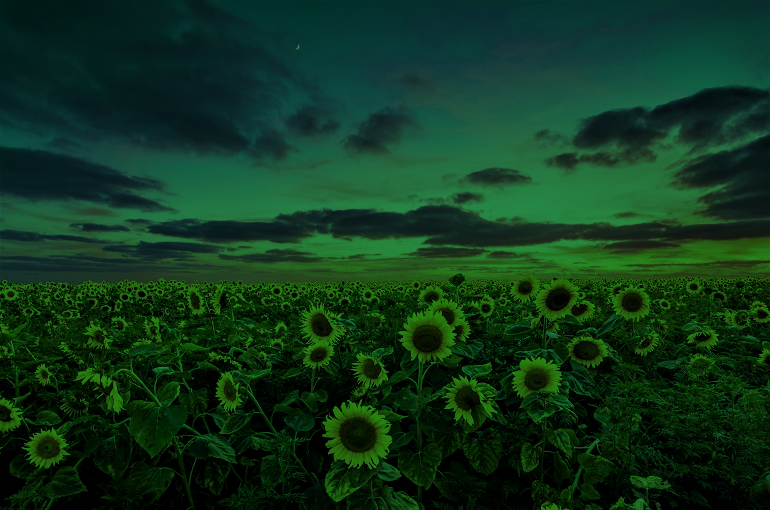
#> input picture Day5/Tutorial5/SunflowerFilter.png, 770 x 510 px
$ python D5Q3.py
#> lines starting #> are read from the running program, lines starting #| are printed output that depends on the picture
#--------------------------------------------------------------------
# Title: D5Q3.py
# Author: Kate McAlpine
# Email: kate.mcalpine@newcastle.edu.au
# Created: 16th February, 2024
# Found in: Day 5 Lecture Slides
#--------------------------------------------------------------------

import matplotlib.pyplot as plt

a = plt.imread('SunflowerFilter.png')
#> a is the input picture: shape (510, 770, 4) float32; mean R, G, B, A 0.0605, 0.21, 0.11, 1

plt.imshow(a)
plt.show()

r = a[:, :, 0]
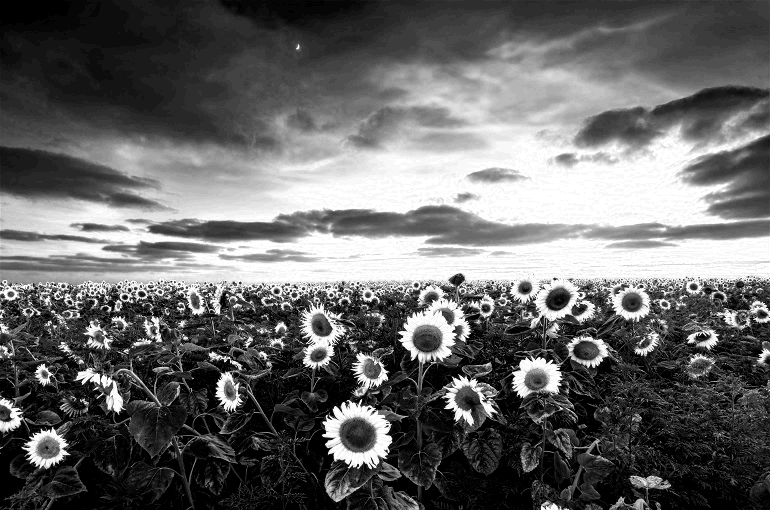
#> r: shape (510, 770) float32; min 0, max 0.149, mean 0.0606; drawn with min black and max white
g = a[:, :, 1]
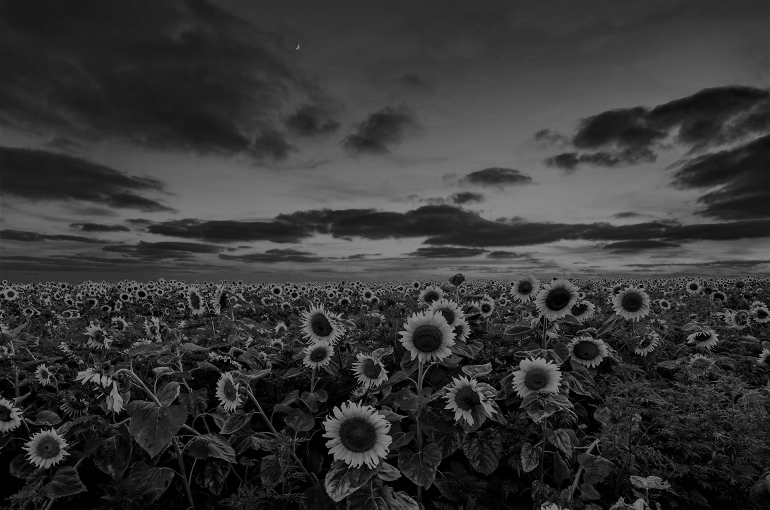
#> g: shape (510, 770) float32; min 0, max 0.549, mean 0.21
b = a[:, :, 2]
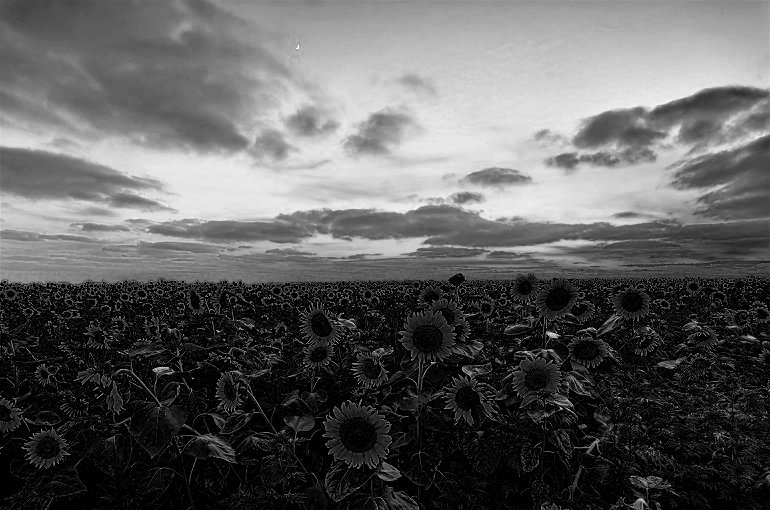
#> b: shape (510, 770) float32; min 0, max 0.298, mean 0.111; drawn with min black and max white
